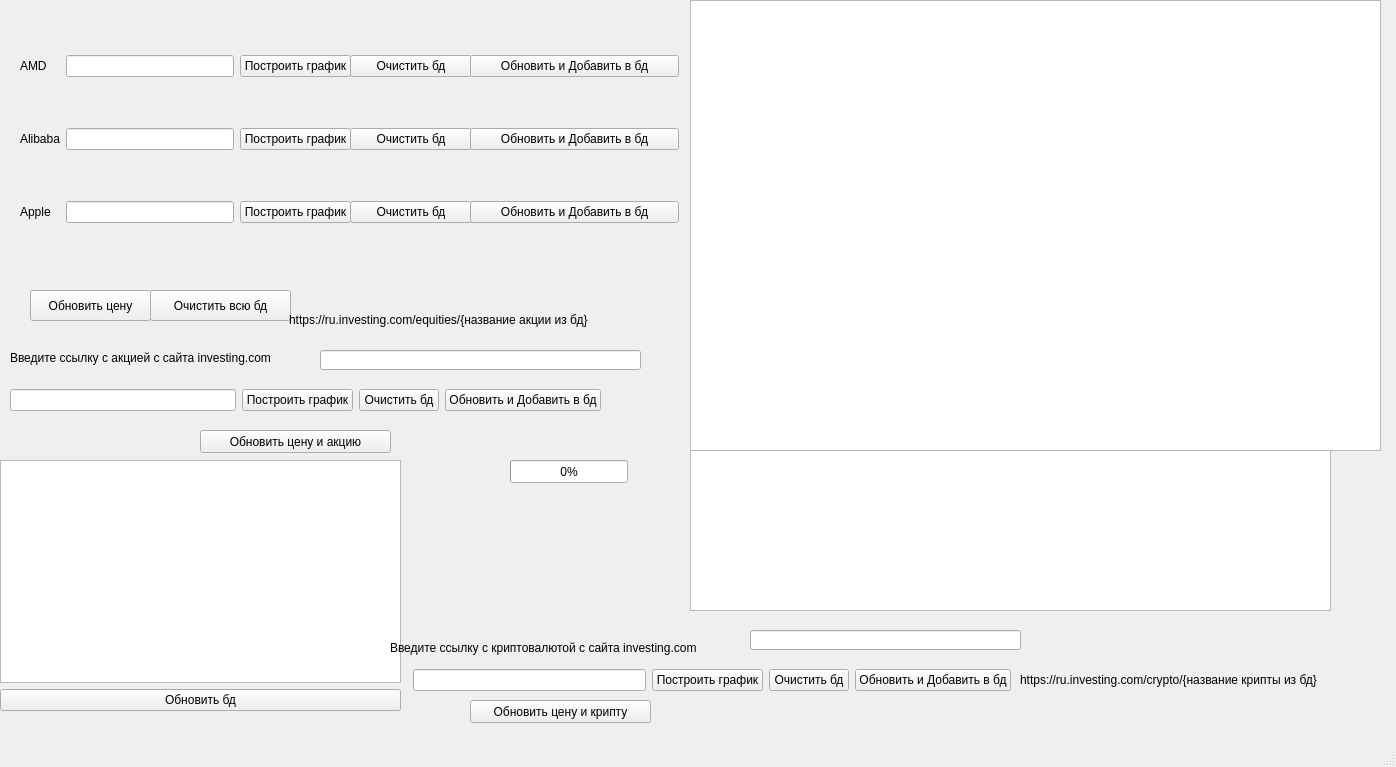
<?xml version="1.0" encoding="UTF-8"?>
<ui version="4.0">
 <class>MainWindow</class>
 <widget class="QMainWindow" name="MainWindow">
  <property name="geometry">
   <rect>
    <x>0</x>
    <y>0</y>
    <width>1396</width>
    <height>767</height>
   </rect>
  </property>
  <property name="windowTitle">
   <string>MainWindow</string>
  </property>
  <widget class="QWidget" name="centralwidget">
   <widget class="QGraphicsView" name="graphicsView">
    <property name="geometry">
     <rect>
      <x>690</x>
      <y>0</y>
      <width>691</width>
      <height>451</height>
     </rect>
    </property>
   </widget>
   <widget class="QWidget" name="gridLayoutWidget">
    <property name="geometry">
     <rect>
      <x>20</x>
      <y>10</y>
      <width>331</width>
      <height>261</height>
     </rect>
    </property>
    <layout class="QGridLayout" name="gridLayout_2">
     <item row="2" column="0">
      <widget class="QLabel" name="label_3">
       <property name="text">
        <string>Apple</string>
       </property>
      </widget>
     </item>
     <item row="0" column="1">
      <widget class="QLineEdit" name="lineEdit">
       <property name="readOnly">
        <bool>true</bool>
       </property>
      </widget>
     </item>
     <item row="1" column="0">
      <widget class="QLabel" name="label_2">
       <property name="text">
        <string>Alibaba</string>
       </property>
      </widget>
     </item>
     <item row="1" column="1">
      <widget class="QLineEdit" name="lineEdit_2">
       <property name="readOnly">
        <bool>true</bool>
       </property>
      </widget>
     </item>
     <item row="0" column="2">
      <widget class="QPushButton" name="pushButton">
       <property name="text">
        <string>Построить график</string>
       </property>
      </widget>
     </item>
     <item row="2" column="2">
      <widget class="QPushButton" name="pushButton_3">
       <property name="text">
        <string>Построить график</string>
       </property>
      </widget>
     </item>
     <item row="0" column="0">
      <widget class="QLabel" name="label">
       <property name="text">
        <string>AMD</string>
       </property>
      </widget>
     </item>
     <item row="1" column="2">
      <widget class="QPushButton" name="pushButton_2">
       <property name="text">
        <string>Построить график</string>
       </property>
      </widget>
     </item>
     <item row="2" column="1">
      <widget class="QLineEdit" name="lineEdit_3">
       <property name="readOnly">
        <bool>true</bool>
       </property>
      </widget>
     </item>
    </layout>
   </widget>
   <widget class="QPushButton" name="pushButton_4">
    <property name="geometry">
     <rect>
      <x>30</x>
      <y>290</y>
      <width>121</width>
      <height>31</height>
     </rect>
    </property>
    <property name="text">
     <string>Обновить цену</string>
    </property>
   </widget>
   <widget class="QWidget" name="verticalLayoutWidget">
    <property name="geometry">
     <rect>
      <x>350</x>
      <y>10</y>
      <width>122</width>
      <height>261</height>
     </rect>
    </property>
    <layout class="QVBoxLayout" name="verticalLayout">
     <item>
      <widget class="QPushButton" name="pushButton_7">
       <property name="text">
        <string>Очистить бд</string>
       </property>
      </widget>
     </item>
     <item>
      <widget class="QPushButton" name="pushButton_6">
       <property name="text">
        <string>Очистить бд</string>
       </property>
      </widget>
     </item>
     <item>
      <widget class="QPushButton" name="pushButton_5">
       <property name="text">
        <string>Очистить бд</string>
       </property>
      </widget>
     </item>
    </layout>
   </widget>
   <widget class="QPushButton" name="pushButton_8">
    <property name="geometry">
     <rect>
      <x>150</x>
      <y>290</y>
      <width>141</width>
      <height>31</height>
     </rect>
    </property>
    <property name="text">
     <string>Очистить всю бд</string>
    </property>
   </widget>
   <widget class="QWidget" name="verticalLayoutWidget_2">
    <property name="geometry">
     <rect>
      <x>470</x>
      <y>10</y>
      <width>209</width>
      <height>261</height>
     </rect>
    </property>
    <layout class="QVBoxLayout" name="verticalLayout_2">
     <item>
      <widget class="QPushButton" name="pushButton_10">
       <property name="text">
        <string>Обновить и Добавить в бд</string>
       </property>
      </widget>
     </item>
     <item>
      <widget class="QPushButton" name="pushButton_11">
       <property name="text">
        <string>Обновить и Добавить в бд</string>
       </property>
      </widget>
     </item>
     <item>
      <widget class="QPushButton" name="pushButton_9">
       <property name="text">
        <string>Обновить и Добавить в бд</string>
       </property>
      </widget>
     </item>
    </layout>
   </widget>
   <widget class="QWidget" name="verticalLayoutWidget_3">
    <property name="geometry">
     <rect>
      <x>0</x>
      <y>460</y>
      <width>401</width>
      <height>251</height>
     </rect>
    </property>
    <layout class="QVBoxLayout" name="verticalLayout_3">
     <item>
      <widget class="QTableWidget" name="tableWidget"/>
     </item>
     <item>
      <widget class="QPushButton" name="pushButton_12">
       <property name="text">
        <string>Обновить бд</string>
       </property>
      </widget>
     </item>
    </layout>
   </widget>
   <widget class="QTextBrowser" name="textBrowser">
    <property name="geometry">
     <rect>
      <x>690</x>
      <y>450</y>
      <width>641</width>
      <height>161</height>
     </rect>
    </property>
   </widget>
   <widget class="QWidget" name="horizontalLayoutWidget">
    <property name="geometry">
     <rect>
      <x>10</x>
      <y>380</y>
      <width>591</width>
      <height>41</height>
     </rect>
    </property>
    <layout class="QHBoxLayout" name="horizontalLayout">
     <item>
      <widget class="QLineEdit" name="lineEdit_4">
       <property name="readOnly">
        <bool>true</bool>
       </property>
      </widget>
     </item>
     <item>
      <widget class="QPushButton" name="pushButton_14">
       <property name="text">
        <string>Построить график</string>
       </property>
      </widget>
     </item>
     <item>
      <widget class="QPushButton" name="pushButton_15">
       <property name="text">
        <string>Очистить бд</string>
       </property>
      </widget>
     </item>
     <item>
      <widget class="QPushButton" name="pushButton_13">
       <property name="text">
        <string>Обновить и Добавить в бд</string>
       </property>
      </widget>
     </item>
    </layout>
   </widget>
   <widget class="QLabel" name="label_5">
    <property name="geometry">
     <rect>
      <x>10</x>
      <y>350</y>
      <width>301</width>
      <height>16</height>
     </rect>
    </property>
    <property name="text">
     <string>Введите ссылку с акцией с сайта investing.com</string>
    </property>
   </widget>
   <widget class="QLineEdit" name="lineEdit_5">
    <property name="geometry">
     <rect>
      <x>320</x>
      <y>350</y>
      <width>321</width>
      <height>20</height>
     </rect>
    </property>
   </widget>
   <widget class="QPushButton" name="pushButton_16">
    <property name="geometry">
     <rect>
      <x>200</x>
      <y>430</y>
      <width>191</width>
      <height>23</height>
     </rect>
    </property>
    <property name="text">
     <string>Обновить цену и акцию</string>
    </property>
   </widget>
   <widget class="QLabel" name="label_6">
    <property name="geometry">
     <rect>
      <x>380</x>
      <y>330</y>
      <width>131</width>
      <height>16</height>
     </rect>
    </property>
    <property name="text">
     <string/>
    </property>
   </widget>
   <widget class="QWidget" name="horizontalLayoutWidget_2">
    <property name="geometry">
     <rect>
      <x>400</x>
      <y>660</y>
      <width>611</width>
      <height>41</height>
     </rect>
    </property>
    <layout class="QHBoxLayout" name="horizontalLayout_2">
     <item>
      <widget class="QLabel" name="label_7">
       <property name="text">
        <string/>
       </property>
      </widget>
     </item>
     <item>
      <widget class="QLineEdit" name="lineEdit_6">
       <property name="readOnly">
        <bool>true</bool>
       </property>
      </widget>
     </item>
     <item>
      <widget class="QPushButton" name="pushButton_17">
       <property name="text">
        <string>Построить график</string>
       </property>
      </widget>
     </item>
     <item>
      <widget class="QPushButton" name="pushButton_18">
       <property name="text">
        <string>Очистить бд</string>
       </property>
      </widget>
     </item>
     <item>
      <widget class="QPushButton" name="pushButton_19">
       <property name="text">
        <string>Обновить и Добавить в бд</string>
       </property>
      </widget>
     </item>
    </layout>
   </widget>
   <widget class="QPushButton" name="pushButton_20">
    <property name="geometry">
     <rect>
      <x>470</x>
      <y>700</y>
      <width>181</width>
      <height>23</height>
     </rect>
    </property>
    <property name="text">
     <string>Обновить цену и крипту</string>
    </property>
   </widget>
   <widget class="QLineEdit" name="lineEdit_7">
    <property name="geometry">
     <rect>
      <x>750</x>
      <y>630</y>
      <width>271</width>
      <height>20</height>
     </rect>
    </property>
   </widget>
   <widget class="QLabel" name="label_8">
    <property name="geometry">
     <rect>
      <x>390</x>
      <y>640</y>
      <width>371</width>
      <height>16</height>
     </rect>
    </property>
    <property name="text">
     <string>Введите ссылку с криптовалютой с сайта investing.com</string>
    </property>
   </widget>
   <widget class="QLabel" name="label_9">
    <property name="geometry">
     <rect>
      <x>1030</x>
      <y>640</y>
      <width>81</width>
      <height>20</height>
     </rect>
    </property>
    <property name="text">
     <string/>
    </property>
   </widget>
   <widget class="QProgressBar" name="progressBar">
    <property name="geometry">
     <rect>
      <x>510</x>
      <y>460</y>
      <width>118</width>
      <height>23</height>
     </rect>
    </property>
    <property name="value">
     <number>0</number>
    </property>
   </widget>
   <widget class="QLabel" name="label_10">
    <property name="geometry">
     <rect>
      <x>1020</x>
      <y>670</y>
      <width>361</width>
      <height>20</height>
     </rect>
    </property>
    <property name="text">
     <string>https://ru.investing.com/crypto/{название крипты из бд}</string>
    </property>
   </widget>
   <widget class="QLabel" name="label_11">
    <property name="geometry">
     <rect>
      <x>289</x>
      <y>310</y>
      <width>361</width>
      <height>20</height>
     </rect>
    </property>
    <property name="text">
     <string>https://ru.investing.com/equities/{название акции из бд}</string>
    </property>
   </widget>
   <widget class="QLabel" name="label_4">
    <property name="geometry">
     <rect>
      <x>20</x>
      <y>430</y>
      <width>171</width>
      <height>29</height>
     </rect>
    </property>
    <property name="text">
     <string/>
    </property>
   </widget>
  </widget>
  <widget class="QMenuBar" name="menubar">
   <property name="geometry">
    <rect>
     <x>0</x>
     <y>0</y>
     <width>1396</width>
     <height>24</height>
    </rect>
   </property>
  </widget>
  <widget class="QStatusBar" name="statusbar"/>
 </widget>
 <resources/>
 <connections/>
</ui>
